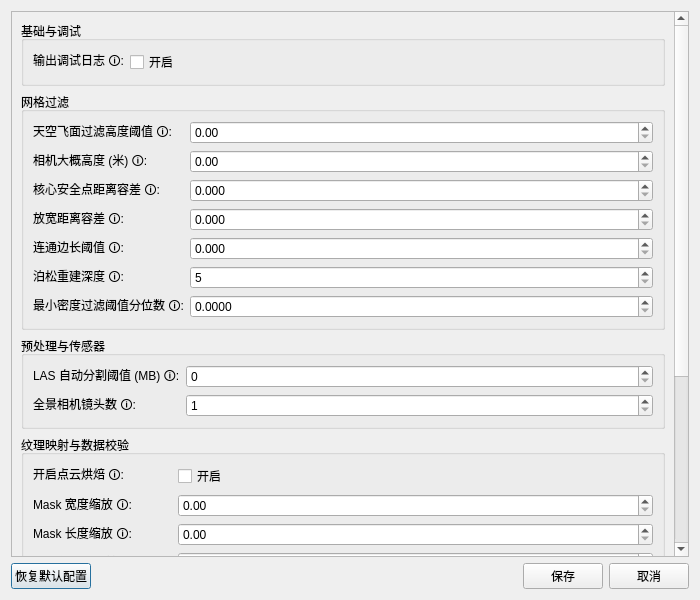
<?xml version="1.0" encoding="UTF-8"?>
<ui version="4.0">
 <class>ConfigDialog</class>
 <widget class="QDialog" name="ConfigDialog">
  <property name="geometry">
   <rect>
    <x>0</x>
    <y>0</y>
    <width>700</width>
    <height>600</height>
   </rect>
  </property>
  <property name="windowTitle">
   <string>高级配置 (config.yaml)</string>
  </property>
  <layout class="QVBoxLayout" name="verticalLayout">
   <item>
    <widget class="QScrollArea" name="scrollArea">
     <property name="widgetResizable">
      <bool>true</bool>
     </property>
     <widget class="QWidget" name="scrollAreaWidgetContents">
      <property name="geometry">
       <rect>
        <x>0</x>
        <y>0</y>
        <width>676</width>
        <height>750</height>
       </rect>
      </property>
      <layout class="QVBoxLayout" name="verticalLayout_2">
       
       <!-- Debug Section -->
       <item>
        <widget class="QGroupBox" name="groupBoxDebug">
         <property name="title"><string>基础与调试</string></property>
         <layout class="QFormLayout" name="formLayoutDebug">
          <item row="0" column="0">
           <widget class="QLabel" name="label_debug">
            <property name="text"><string>输出调试日志 🛈:</string></property>
            <property name="toolTip"><string>调试日志开关：
是否输出额外的中间调试信息，如将检测与分割的中间结果图像（包含检测框和 SAM 掩膜）
保存到每个分段的 images 文件夹下以供调试。</string></property>
           </widget>
          </item>
          <item row="0" column="1"><widget class="QCheckBox" name="chk_debug_log_enabled"><property name="text"><string>开启</string></property></widget></item>
         </layout>
        </widget>
       </item>

       <!-- Mesh Filtering Section -->
       <item>
        <widget class="QGroupBox" name="groupBoxMesh">
         <property name="title"><string>网格过滤</string></property>
         <layout class="QFormLayout" name="formLayoutMesh">
          <item row="0" column="0">
           <widget class="QLabel" name="label_mesh1">
            <property name="text"><string>天空飞面过滤高度阈值 🛈:</string></property>
            <property name="toolTip"><string>距离地面多高以上的网格将进行点云到网格的距离验证，剔除“天空飞面”</string></property>
           </widget>
          </item>
          <item row="0" column="1"><widget class="QDoubleSpinBox" name="spin_sky_mesh_height_threshold"><property name="decimals"><number>2</number></property><property name="singleStep"><double>0.1</double></property></widget></item>
          
          <item row="1" column="0">
           <widget class="QLabel" name="label_mesh2">
            <property name="text"><string>相机大概高度 (米) 🛈:</string></property>
            <property name="toolTip"><string>轨迹点（相机/车顶）距离地面的大概高度 (米)</string></property>
           </widget>
          </item>
          <item row="1" column="1"><widget class="QDoubleSpinBox" name="spin_camera_height"><property name="decimals"><number>2</number></property><property name="singleStep"><double>0.1</double></property></widget></item>
          
          <item row="2" column="0">
           <widget class="QLabel" name="label_mesh3">
            <property name="text"><string>核心安全点距离容差 🛈:</string></property>
            <property name="toolTip"><string>核心安全点距离容差：距离点云小于此值的顶点被认为是绝对安全的“核心点” (原 0.05m)</string></property>
           </widget>
          </item>
          <item row="2" column="1"><widget class="QDoubleSpinBox" name="spin_sky_mesh_core_tolerance"><property name="decimals"><number>3</number></property><property name="singleStep"><double>0.01</double></property></widget></item>
          
          <item row="3" column="0">
           <widget class="QLabel" name="label_mesh4">
            <property name="text"><string>放宽距离容差 🛈:</string></property>
            <property name="toolTip"><string>放宽距离容差：距离点云在此值范围内，且与“核心点”相连的顶点，将被作为合法边缘保留</string></property>
           </widget>
          </item>
          <item row="3" column="1"><widget class="QDoubleSpinBox" name="spin_sky_mesh_relaxed_tolerance"><property name="decimals"><number>3</number></property><property name="singleStep"><double>0.01</double></property></widget></item>
          
          <item row="4" column="0">
           <widget class="QLabel" name="label_mesh5">
            <property name="text"><string>连通边长阈值 🛈:</string></property>
            <property name="toolTip"><string>连通边长阈值：只有当顶点与核心点之间的边长小于此值时，才认为它们是“紧密连接”的，防止飞面被意外感染保留</string></property>
           </widget>
          </item>
          <item row="4" column="1"><widget class="QDoubleSpinBox" name="spin_sky_mesh_max_edge_length"><property name="decimals"><number>3</number></property><property name="singleStep"><double>0.05</double></property></widget></item>
          
          <item row="5" column="0">
           <widget class="QLabel" name="label_mesh6">
            <property name="text"><string>泊松重建深度 🛈:</string></property>
            <property name="toolTip"><string>Poisson重建的八叉树深度，值越大网格越精细 (默认11，对树木等复杂结构建议11或12)</string></property>
           </widget>
          </item>
          <item row="5" column="1"><widget class="QSpinBox" name="spin_poisson_depth"><property name="minimum"><number>5</number></property><property name="maximum"><number>15</number></property></widget></item>
          
          <item row="6" column="0">
           <widget class="QLabel" name="label_mesh7">
            <property name="text"><string>最小密度过滤阈值分位数 🛈:</string></property>
            <property name="toolTip"><string>Poisson重建的最小密度过滤阈值分位数，降低此值可保留更多树叶边缘细节 (原0.02 -> 0.005)</string></property>
           </widget>
          </item>
          <item row="6" column="1"><widget class="QDoubleSpinBox" name="spin_poisson_density_quantile"><property name="decimals"><number>4</number></property><property name="singleStep"><double>0.001</double></property></widget></item>
         </layout>
        </widget>
       </item>

       <!-- Preprocessing & Sensor -->
       <item>
        <widget class="QGroupBox" name="groupBoxPre">
         <property name="title"><string>预处理与传感器</string></property>
         <layout class="QFormLayout" name="formLayoutPre">
          <item row="0" column="0">
           <widget class="QLabel" name="label_pre1">
            <property name="text"><string>LAS 自动分割阈值 (MB) 🛈:</string></property>
            <property name="toolTip"><string>LAS 点云文件自动分割大小阈值 (单位: MB)：
为了防止处理超大尺寸点云文件时导致内存溢出 (OOM) 或处理极其缓慢。
当输入的 LAS 文件大小超过此阈值时，系统会自动调用 split_las.py 将其拆分为多个小文件，
然后逐块 (chunk-by-chunk) 放入流水线进行三维重建和纹理映射。
默认为 500 (MB)。</string></property>
           </widget>
          </item>
          <item row="0" column="1"><widget class="QSpinBox" name="spin_auto_split_max_size_mb"><property name="maximum"><number>10000</number></property><property name="singleStep"><number>100</number></property></widget></item>
          
          <item row="1" column="0">
           <widget class="QLabel" name="label_pre2">
            <property name="text"><string>全景相机镜头数 🛈:</string></property>
            <property name="toolTip"><string>全景相机包含的物理镜头数量：
Ladybug5+ 等经典全景相机通常由 6 路（5个侧面+1个顶部）镜头拼接而成。
某些轻量化设备可能由 2 路（前后两个鱼眼镜头）拼接而成。
调整此参数可能会影响后续的畸变矫正与映射策略（目前默认按 6 路等距圆柱投影处理）。</string></property>
           </widget>
          </item>
          <item row="1" column="1"><widget class="QSpinBox" name="spin_camera_count"><property name="minimum"><number>1</number></property><property name="maximum"><number>10</number></property></widget></item>
         </layout>
        </widget>
       </item>

       <!-- Texture & Quality -->
       <item>
        <widget class="QGroupBox" name="groupBoxTex">
         <property name="title"><string>纹理映射与数据校验</string></property>
         <layout class="QFormLayout" name="formLayoutTex">
          <item row="0" column="0">
           <widget class="QLabel" name="label_tex1">
            <property name="text"><string>开启点云烘焙 🛈:</string></property>
            <property name="toolTip"><string>是否开启点云烘焙 (Point Cloud Baking)：
如果您的原始点云数据未着色 (无 RGB 字段)，建议设置为 false。
设置为 false 时，系统将直接采用相邻视角相机的照片贴图对车身盲区进行兜底修补。
设置为 true 时，优先尝试从点云自身提取颜色进行烘焙，失败时再使用照片贴图兜底。</string></property>
           </widget>
          </item>
          <item row="0" column="1"><widget class="QCheckBox" name="chk_enable_point_cloud_baking"><property name="text"><string>开启</string></property></widget></item>
          
          <item row="1" column="0">
           <widget class="QLabel" name="label_tex2">
            <property name="text"><string>Mask 宽度缩放 🛈:</string></property>
            <property name="toolTip"><string>车顶/车底点云烘焙区域 (Mask) 的动态扩展缩放系数：
将核心掩膜在物理尺寸上进行拉伸，形成连通的整体烘焙通道。
宽度缩放 (scale_width): 1.4 左右拓宽，确保覆盖车身两侧由于遮挡或阴影产生的黑色盲区，并完整包裹相邻车道线。</string></property>
           </widget>
          </item>
          <item row="1" column="1"><widget class="QDoubleSpinBox" name="spin_mask_scale_width"><property name="decimals"><number>2</number></property><property name="singleStep"><double>0.1</double></property></widget></item>
          
          <item row="2" column="0">
           <widget class="QLabel" name="label_tex3">
            <property name="text"><string>Mask 长度缩放 🛈:</string></property>
            <property name="toolTip"><string>车顶/车底点云烘焙区域 (Mask) 的动态扩展缩放系数：
将核心掩膜在物理尺寸上进行拉伸，形成连通的整体烘焙通道。
长度缩放 (scale_length): 3.0 前后拉长，使前后帧的烘焙区域能够首尾相连形成连续条带。</string></property>
           </widget>
          </item>
          <item row="2" column="1"><widget class="QDoubleSpinBox" name="spin_mask_scale_length"><property name="decimals"><number>2</number></property><property name="singleStep"><double>0.1</double></property></widget></item>
          
          <item row="3" column="0">
           <widget class="QLabel" name="label_tex4">
            <property name="text"><string>最大允许相机基线 (米) 🛈:</string></property>
            <property name="toolTip"><string>最大允许相机基线 (米)：
相邻两次拍照的触发间距。超过此值会在剔除车顶遮挡后，导致补图时出现严重的掠射角拉伸。</string></property>
           </widget>
          </item>
          <item row="3" column="1"><widget class="QDoubleSpinBox" name="spin_max_baseline_warning"><property name="decimals"><number>2</number></property><property name="singleStep"><double>0.5</double></property></widget></item>
          
          <item row="4" column="0">
           <widget class="QLabel" name="label_tex5">
            <property name="text"><string>最小允许掠射角 (度) 🛈:</string></property>
            <property name="toolTip"><string>最小允许观测掠射角 (度)：
估算的补盲相机俯视角。低于此视角会导致车底区域由于几何微小误差产生极端错位印痕。</string></property>
           </widget>
          </item>
          <item row="4" column="1"><widget class="QDoubleSpinBox" name="spin_min_grazing_angle_warning"><property name="decimals"><number>1</number></property><property name="singleStep"><double>1.0</double></property></widget></item>
         </layout>
        </widget>
       </item>

       <!-- Sign Reconstruction -->
       <item>
        <widget class="QGroupBox" name="groupBoxSign">
         <property name="title"><string>路牌检测与补齐</string></property>
         <layout class="QFormLayout" name="formLayoutSign">
          <item row="0" column="0">
           <widget class="QLabel" name="label_sign1">
            <property name="text"><string>启用路牌重建 🛈:</string></property>
            <property name="toolTip"><string>路牌检测与分割总开关：
设置为 false 时，将跳过所有路牌的检测、分割和 3D 重建补齐流程，极大加快整体处理速度，方便快速预览路面。</string></property>
           </widget>
          </item>
          <item row="0" column="1"><widget class="QCheckBox" name="chk_sign_enabled"><property name="text"><string>开启</string></property></widget></item>
          
          <item row="1" column="0">
           <widget class="QLabel" name="label_sign2">
            <property name="text"><string>最大提取距离 (米) 🛈:</string></property>
            <property name="toolTip"><string>最大提取距离 (米)：由于全景图像素畸变和透视关系，距离太远的路牌检测框和分割容易产生极大误差。
超过此距离的路牌在当前帧将被忽略，等待车辆靠近后再提取。</string></property>
           </widget>
          </item>
          <item row="1" column="1"><widget class="QDoubleSpinBox" name="spin_sign_max_distance_to_cam"><property name="decimals"><number>2</number></property><property name="singleStep"><double>1.0</double></property></widget></item>
          
          <item row="2" column="0">
           <widget class="QLabel" name="label_sign3">
            <property name="text"><string>最小 Z 轴高度 (米) 🛈:</string></property>
            <property name="toolTip"><string>最小高度阈值 (米)：真实路牌通常悬挂在半空或有立柱支撑。
Z 轴高度（相对于当前路面）低于此值的检测结果将被判定为建筑底层门窗或地面干扰物并剔除。</string></property>
           </widget>
          </item>
          <item row="2" column="1"><widget class="QDoubleSpinBox" name="spin_sign_min_z_height"><property name="decimals"><number>2</number></property><property name="singleStep"><double>0.1</double></property></widget></item>
          
          <item row="3" column="0">
           <widget class="QLabel" name="label_sign4">
            <property name="text"><string>聚类去重距离阈值 (米) 🛈:</string></property>
            <property name="toolTip"><string>聚类去重距离阈值 (米)：同一路牌可能在连续多帧中被检测并构建了多个极其接近的 3D 网格。
中心点距离小于此值的网格将被判定为同一个路牌，并只保留面积最大、最完整的那个，以消除纹理碎片化。</string></property>
           </widget>
          </item>
          <item row="3" column="1"><widget class="QDoubleSpinBox" name="spin_sign_clustering_distance"><property name="decimals"><number>2</number></property><property name="singleStep"><double>0.1</double></property></widget></item>
          
          <item row="4" column="0">
           <widget class="QLabel" name="label_sign5">
            <property name="text"><string>包围盒裁剪缩放系数 🛈:</string></property>
            <property name="toolTip"><string>OBB / AABB 包围盒裁剪缩放系数：
将补齐的完美路牌网格合并回主模型前，需要删掉原来残缺的点云。这个系数控制裁剪包围盒的大小。
设为 1.1 仅切除路牌附近的残缺飞边，如果设得太大(如 2.0)容易误删地面或树木。</string></property>
           </widget>
          </item>
          <item row="4" column="1"><widget class="QDoubleSpinBox" name="spin_sign_bbox_crop_scale"><property name="decimals"><number>2</number></property><property name="singleStep"><double>0.1</double></property></widget></item>
         </layout>
        </widget>
       </item>

      </layout>
     </widget>
    </widget>
   </item>
   
   <item>
    <layout class="QHBoxLayout" name="horizontalLayout">
     <item>
      <widget class="QPushButton" name="btnRestoreDefault">
       <property name="text">
        <string>恢复默认配置</string>
       </property>
      </widget>
     </item>
     <item>
      <spacer name="horizontalSpacer">
       <property name="orientation">
        <enum>Qt::Horizontal</enum>
       </property>
       <property name="sizeHint" stdset="0">
        <size>
         <width>40</width>
         <height>20</height>
        </size>
       </property>
      </spacer>
     </item>
     <item>
      <widget class="QPushButton" name="btnSave">
       <property name="text">
        <string>保存</string>
       </property>
      </widget>
     </item>
     <item>
      <widget class="QPushButton" name="btnCancel">
       <property name="text">
        <string>取消</string>
       </property>
      </widget>
     </item>
    </layout>
   </item>
  </layout>
 </widget>
 <resources/>
 <connections/>
</ui>
